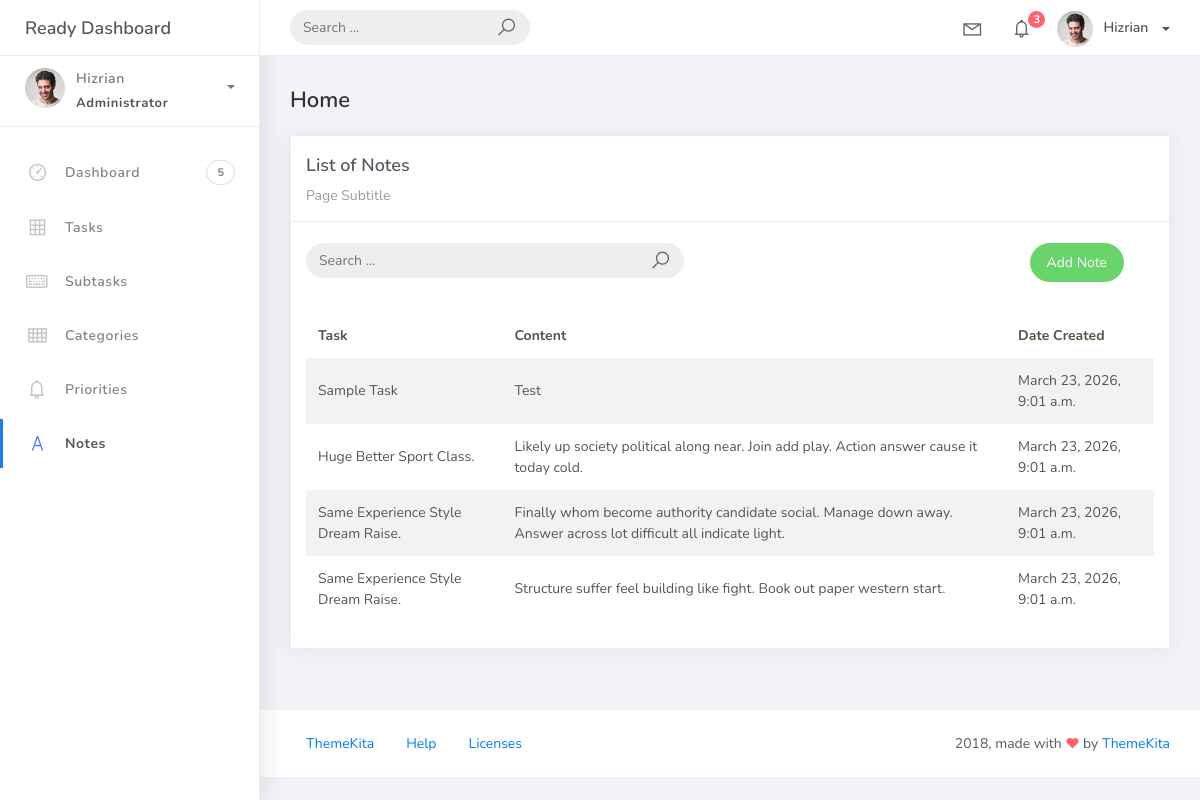
The app's page /notes_list with its own data.
### taskmanager/models.py (models this page shows, shortened)
class BaseModel(models.Model):
    created_at = models.DateTimeField(default=timezone.now,)
    updated_at = models.DateTimeField(auto_now=True,)
    class Meta:
        abstract = True

class Note(BaseModel):
    taskFK = models.ForeignKey(Task, on_delete=models.CASCADE)
    content = models.TextField()

class Task(BaseModel):
    title = models.CharField(max_length=100)
    description = models.CharField(max_length=250)
    deadline = models.DateField()
    status = models.CharField(max_length=50,
            choices=[("Pending", "Pending"),
            ("In Progress", "In Progress"),
            ("Completed", "Completed"),
            ],
            default = "Pending"
            )
    categoryFK = models.ForeignKey(Category, on_delete=models.CASCADE)
    priorityFK = models.ForeignKey(Priority, on_delete=models.CASCADE)
    def __str__(self):
        return self.title.title()

### taskmanager/views.py (the view)
# urls.py: path('notes_list', NotesView.as_view(), name='notes-list'),
class NotesView(ListView):
    model = Note
    context_object_name = 'note'
    template_name = 'note_list.html'
    paginate_by = 5

### templates/note_list.html (shortened to what this page needs)
{% extends 'base.html' %}
{% load static %}
{% block content %}
<div class="content">
  <div class="container-fluid">
    <h4 class="page-title">Home</h4>
    <div class="row">
      <div class="col-md-12">
        <div class="card">
          <div class="card-header">
            <div class="card-title">List of Notes</div>
            <div class="card-category">Page Subtitle</div>
          </div>
          <br />
            <div class="col-md-12 row">
              <div class="col-md-6">
                <form class="navbar-left navbar-form nav-search mr-md-3" action="">
                  <div class="input-group">
                    <input type="text" placeholder="Search ..." class="form-control" />
                    <div class="input-group-append">
                      <span class="input-group-text">
                        <i class="la la-search search-icon"></i>
                      </span>
                    </div>
                  </div>
                </form>
              </div>
              <div class="col-md-6">
                <div class="pull-right">
                  <a href="{% url 'note-add' %}" class="btn btn-success btn-rounded">
                    Add Note
                  </a>
                </div>
              </div>
            </div>
          <div class="card-body">
            <table class="table table-striped mt-3">
              <thead>
                <tr>
                  <th scope="col">Task</th>
                  <th scope="col">Content</th>
                  <th scope="col">Date Created</th>
                </tr>
              </thead>
              <tbody>
                {% for object in object_list %}
                <tr>
                  <td>{{ object.taskFK }}</td>
                  <td>{{ object.content }}</td>
                  <td>{{ object.created_at }}</td>
                </tr>
                {% endfor %}
              </tbody>
            </table>
          </div>
        </div>
      </div>
    </div>
  </div>
</div>
{% endblock %}

### records on screen
Note: taskFK "Sample Task", content "Test", created_at "March 23, 2026, 9:01 a.m."
Note: taskFK "Huge Better Sport Class.", content "Likely up society political along near. Join add play. Action answer cause it today cold.", created_at "March 23, 2026, 9:01 a.m."
Note: taskFK "Same Experience Style Dream Raise.", content "Finally whom become authority candidate social. Manage down away. Answer across lot difficult all indicate light.", created_at "March 23, 2026, 9:01 a.m."
Note: taskFK "Same Experience Style Dream Raise.", content "Structure suffer feel building like fight. Book out paper western start.", created_at "March 23, 2026, 9:01 a.m."
